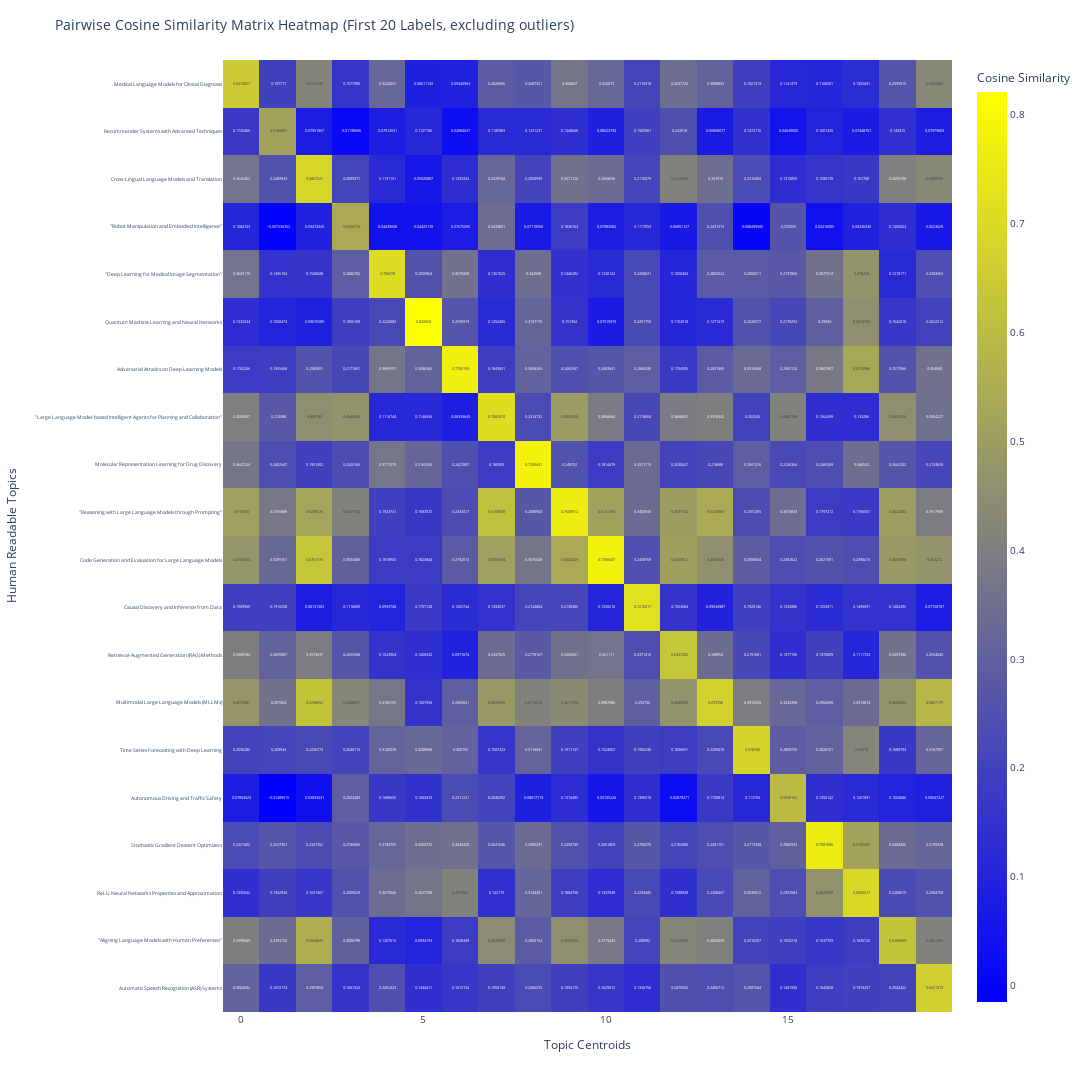

This figure's notebook cell:
### Code cell
import pandas as pd
from sentence_transformers import SentenceTransformer
import numpy as np
from sklearn.metrics.pairwise import cosine_similarity
import plotly.express as px
import plotly.io as pio

# Load the datasets
second_step = pd.read_csv('First_Step_BERTopic_topic_info_labelled.csv')
bertopic_result = pd.read_csv('First_Step_BERTopic_result.csv')

# Initialize the sentence transformer model
model = SentenceTransformer('sentence-transformers/all-MiniLM-L6-v2')

# Group by Topic and calculate centroids of text embeddings
grouped = bertopic_result.groupby('Topic Label')['text'].apply(list).reset_index()

def calculate_centroid(texts):
    embeddings = model.encode(texts)
    centroid = np.mean(embeddings, axis=0)
    return centroid

grouped['centroid'] = grouped['text'].apply(calculate_centroid)

# Calculate embeddings for Human_Readable_Topic in the second dataset
second_step['Human_Readable_Topic_embedding'] = second_step['Human_Readable_Topic'].apply(lambda x: model.encode(x))

# Prepare to compare all centroids with all Human_Readable_Topic embeddings
centroids = grouped[['Topic Label', 'centroid']]
human_readable_embeddings = second_step[['Human_Readable_Topic', 'Human_Readable_Topic_embedding']]

# Exclude the first row from both centroids and human readable topics (assuming they are outliers)
centroids_limited = centroids.iloc[1:21]  # Exclude first row and then select next 20 rows
human_readable_embeddings_limited = human_readable_embeddings.iloc[1:21]  # Exclude first row and select next 20 rows

# Initialize a matrix to store the pairwise Cosine Similarities
similarity_matrix = np.zeros((len(human_readable_embeddings_limited), len(centroids_limited)))

# Calculate the Cosine similarity for each pair (Human Readable Topic vs. Topic Centroid)
for i, hr_embedding in enumerate(human_readable_embeddings_limited['Human_Readable_Topic_embedding']):
    for j, centroid in enumerate(centroids_limited['centroid']):
        similarity = cosine_similarity([hr_embedding], [centroid])[0][0]
        similarity_matrix[i, j] = similarity

# Convert the similarity matrix to a DataFrame for better readability
similarity_df_limited = pd.DataFrame(similarity_matrix, 
                                     index=human_readable_embeddings_limited['Human_Readable_Topic'], 
                                     columns=centroids_limited['Topic Label'])

# Save the limited similarity DataFrame to a CSV file
similarity_df_limited.to_csv('first_step_pairwise_cosine_similarity_heatmap_20.csv', index=True)

# Create an interactive heatmap for the limited data with a blue-to-yellow color scale
fig = px.imshow(similarity_df_limited,
                labels=dict(x="Topic Centroids", y="Human Readable Topics", color="Cosine Similarity"),
                x=similarity_df_limited.columns,
                y=similarity_df_limited.index,
                color_continuous_scale=['blue', 'yellow'],  # Custom gradient from blue to yellow
                text_auto=True)

# Adjust layout and ensure visibility
fig.update_layout(title='Pairwise Cosine Similarity Matrix Heatmap (First 20 Labels, excluding outliers)',
                  xaxis_title='Topic Centroids',
                  yaxis_title='Human Readable Topics',
                  width=1500,
                  height=1500,
                  font=dict(size=10))  # Adjust font size here if needed

# Update y-axis layout to ensure all labels are visible
fig.update_yaxes(automargin=True,
                 tickangle=0,  # Adjust the angle of y-axis labels
                 tickfont=dict(size=5))  # Adjust the font size of y-axis labels

# Save the figure as an interactive HTML file
pio.write_html(fig, file='first_step_pairwise_cosine_similarity_heatmap_20.html', auto_open=False)

# Save the figure as a static image (e.g., PNG)
pio.write_image(fig, file='first_step_pairwise_cosine_similarity_heatmap_20.png', format='png', width=1500, height=1500, scale=3)

# Display the heatmap
fig.show()

### Figure 1 — Plotly figure (JSON) as saved in the notebook; plotly's stock layout.template omitted (floating-point values rounded to 4 significant figures; data arrays with more than 128 entries replaced by an {"elided": "..."} marker saying what was removed)
{"data": [{"coloraxis": "coloraxis", "hovertemplate": "Topic Centroids: %{x}<br>Human Readable Topics: %{y}<br>Cosine Similarity: %{z}<extra></extra>", "name": "0", "texttemplate": "%{z}", "type": "heatmap", "x": [0, 1, 2, 3, 4, 5, 6, 7, 8, 9, 10, 11, 12, 13, 14, 15, 16, 17, 18, 19], "xaxis": "x", "y": ["Medical Language Models for Clinical Diagnosis", "Recommender Systems with Advanced Techniques", "Cross-Lingual Language Models and Translation", "\"Robot Manipulation and Embodied Intelligence\"", "\"Deep Learning for Medical Image Segmentation\"", "Quantum Machine Learning and Neural Networks", "Adversarial Attacks on Deep Learning Models", "\"Large Language Model-based Intelligent Agents for Planning and Collaboration\"", "Molecular Representation Learning for Drug Discovery", "\"Reasoning with Large Language Models through Prompting\"", "Code Generation and Evaluation for Large Language Models", "Causal Discovery and Inference from Data", "Retrieval-Augmented Generation (RAG) Methods", "Multimodal Large Language Models (MLLMs)", "Time Series Forecasting with Deep Learning", "Autonomous Driving and Traffic Safety", "Stochastic Gradient Descent Optimizers", "ReLU Neural Networks Properties and Approximation", "\"Aligning Language Models with Human Preferences\"", "Automatic Speech Recognition (ASR) Systems"], "yaxis": "y", "z": {"elided": "20x20 float values"}}], "layout": {"coloraxis": {"colorbar": {"title": {"text": "Cosine Similarity"}}, "colorscale": [[0, "blue"], [1, "yellow"]]}, "font": {"size": 10}, "height": 1500, "margin": {"t": 60}, "title": {"text": "Pairwise Cosine Similarity Matrix Heatmap (First 20 Labels, excluding outliers)"}, "width": 1500, "xaxis": {"anchor": "y", "autorange": true, "constrain": "domain", "domain": [0, 1], "range": [-0.5, 19.5], "scaleanchor": "y", "title": {"text": "Topic Centroids"}, "type": "linear"}, "yaxis": {"anchor": "x", "automargin": true, "autorange": true, "constrain": "domain", "domain": [0, 1], "range": [19.5, -0.5], "tickangle": 0, "tickfont": {"size": 5}, "title": {"text": "Human Readable Topics"}, "type": "category"}}}
